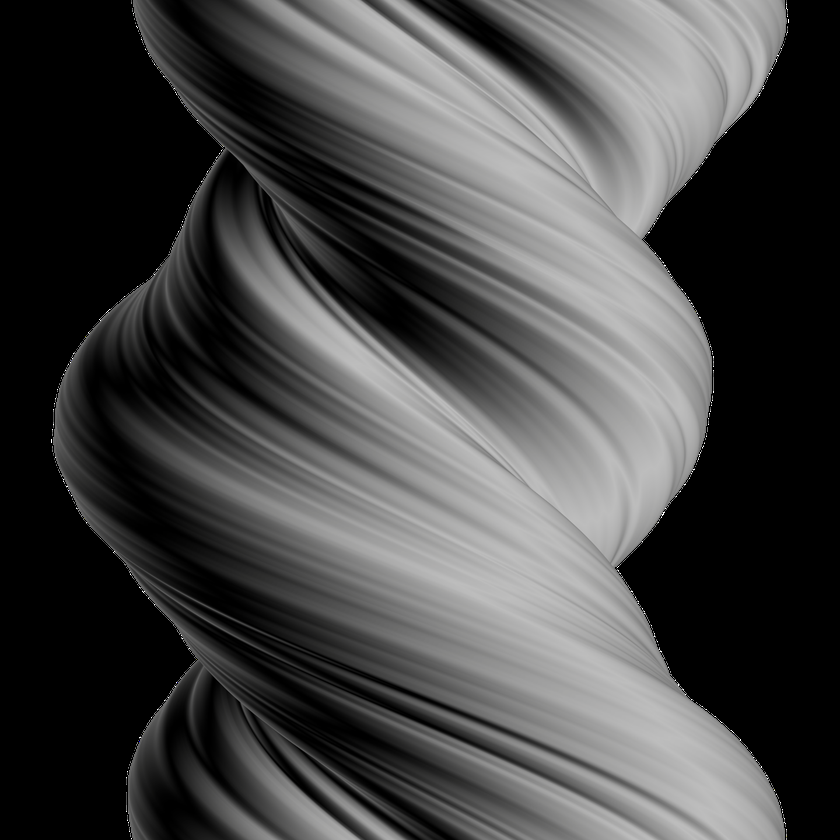
#> input picture rendered/orthographic.png, 840 x 840 px, shrunk from 1440 x 1440 before the run
$ python EPI_hough.py
#> lines starting #> are read from the running program, lines starting #| are printed output that depends on the picture
import numpy as np
import cv2
import matplotlib.pyplot as plt
import math


def main():
  # load EPI image
  img = cv2.imread('rendered/orthographic.png',0)
#> img: shape (840, 840); min 0, max 255, mean 70.6

  # [16 lines of commented-out code are left out]
  plt.plot(img)
  plt.show()
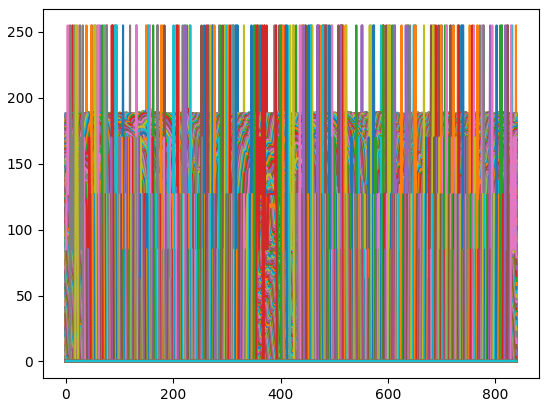
#> figure drawn by matplotlib, 1 panel

if __name__ == "__main__":
  main()
